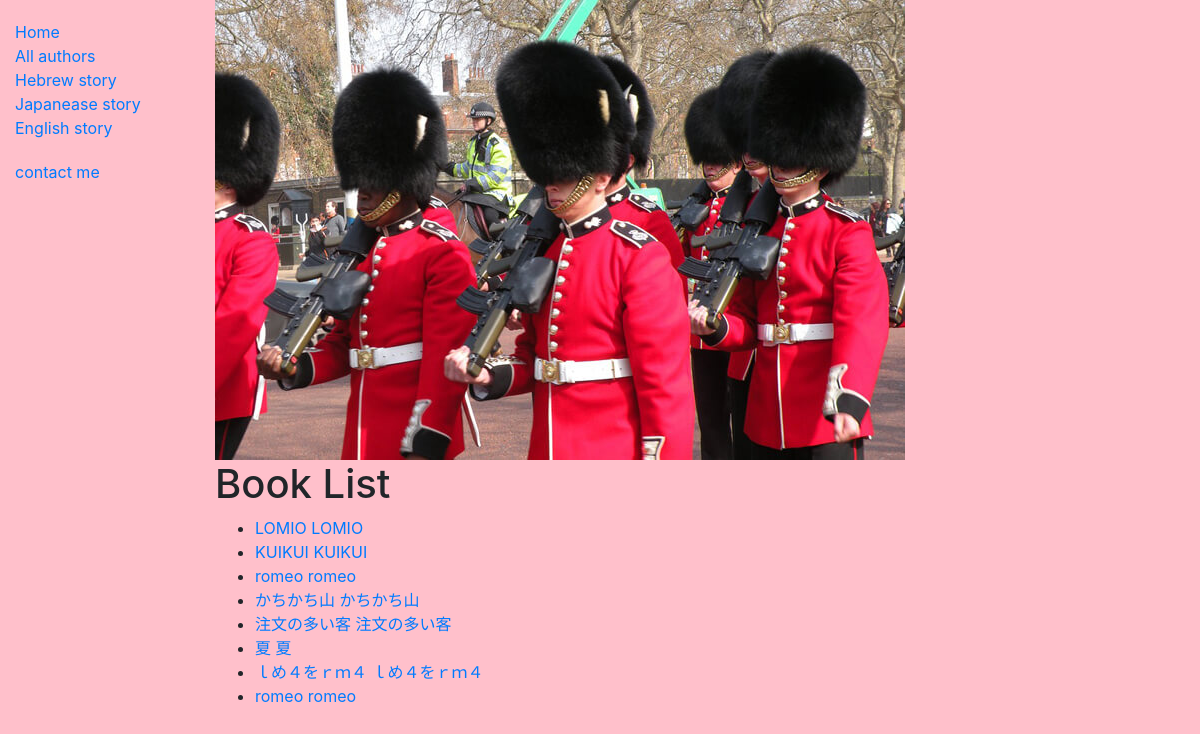
/catalog/bK/1, run on an earlier commit of the app's database.
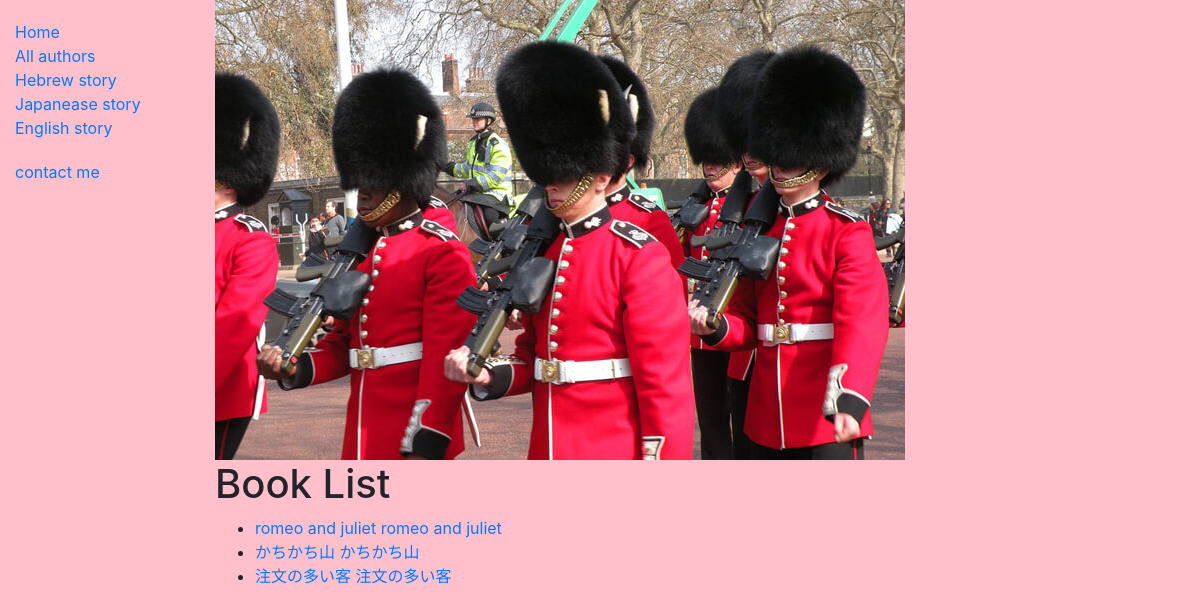
And on a later commit of the database.
### catalog/models.py (models this page shows, shortened)
class Book(models.Model):
    title = models.CharField(max_length=200)
    author = models.ForeignKey('Author', on_delete=models.SET_NULL, null=True)
    summary = models.TextField(max_length=1000, help_text='Enter a brief description of the book')
    isbn = models.CharField('ISBN', max_length=13, help_text='13 Character <a href="https://www.isbn-international.org/content/what-isbn">ISBN number</a>')
    genre = models.ManyToManyField(Genre, help_text='Select a genre for this book')
    language = models.ForeignKey('Language', on_delete=models.SET_NULL, null=True)
    def get_absolute_url(self):
        return reverse('book-detail', args=[str(self.id)])

### catalog/views.py (the view)
# urls.py: path('bK/<int:pk>', views.BkDetailView.as_view(), name='book-detail'),
class BkDetailView(generic.ListView):
    model = Book

### catalog/templates/catalog/book_list.html
{% extends "base_generic.html" %}
{% block content %}
  {% load static %}
  <img src="{% static 'images/R (4).jpg' %}" alt="mu">
  <h1>Book List</h1>
  {% if book_list %}
  <ul>
    {% for book in book_list %}
      <li>
        <a href="{{ book.get_absolute_url }}">{{ book.title }}</a>
        <a href="{{book.summary}}">{{book.title}}</a>
      </li>
    {% endfor %}
  </ul>
  {% else %}
    <p>There are no books in the library.</p>
  {% endif %}
{% endblock %}

### catalog/templates/base_generic.html (shortened to what this page needs)
<!DOCTYPE html>
<html lang="en">
<head>
  <link rel="stylesheet" href="https://cdn.jsdelivr.net/npm/bootstrap@4.5.3/dist/css/bootstrap.min.css">
  {% load static %}
  <link rel="stylesheet" href="{% static 'css/styles.css' %}">
</head>
<body>
  <div class="container-fluid">
    <div class="row">
      <div class="col-sm-2">
      {% block sidebar %}
        <ul class="sidebar-nav">
          <li><a href="{% url 'index' %}">Home</a></li>
          <li><a href="{% url 'authors' %}">All authors </a></li>
          <li><a href="{% url 'books' %}">Hebrew story</a></li>
          <li><a href="{% url 'book'  %}">Japanease story</a></li>
          <l1><a href="{% url 'bks' %}">English story</a></l1>
          </ul>
          <ul class="sidebar-nav">
          <l1><a href="{% url 'contact'  %}">contact me</a></l1>
          </ul>
     {% endblock %}
      </div>
      <div class="col-sm-10 ">{% block content %}{% endblock %}</div>
    </div>
  </div>
</body>
</html>

### catalog/static/css/styles.css (style rules this page uses)
.sidebar-nav { margin-top: 20px; padding: 0; list-style: none; }
body { background:pink; background-image: url("images/background.gif"); background-repeat: no-repeat; }

What changed in the data, as far as the page shows it:
removed Book: title "KUIKUI"
removed Book: title "romeo"
removed Book: title "夏"
removed Book: title "ｌめ４をｒｍ４"
removed Book: title "romeo"
changed Book: title "LOMIO" → "romeo and juliet"
